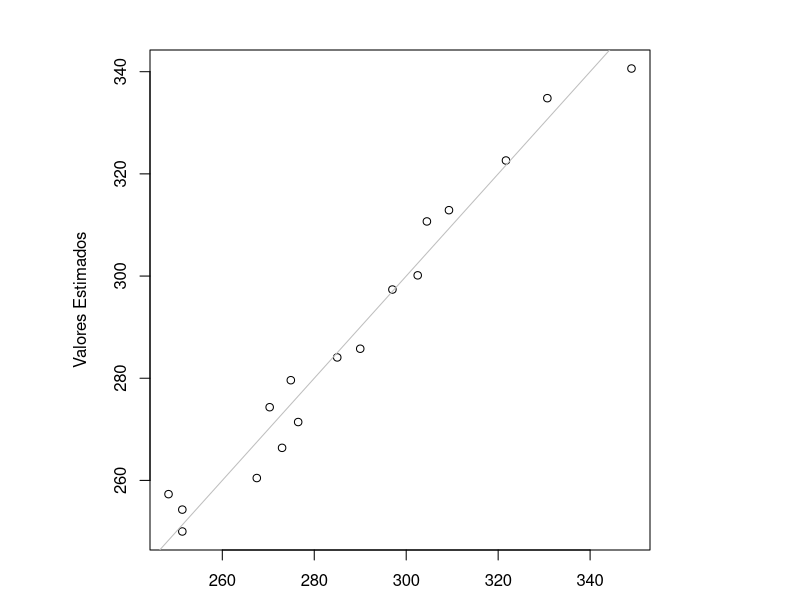

The R script that drew this image:
## Ejercicio 01
## Un analista hace un estudio químico y espera que el rendimiento de 
## cierta sustancia se vea afectado por dos factores. Se realizan 17
## experimentos cuyos datos se registran en el cuadro siguiente. Por 
## experimentos similares, se sabe que los factores $x_1$ y $x_2$ no
## están relacionados; por ello, el analista decide utilizar un modelo
## de regresión lineal múltiple. Calcule el modelo de regresión y 
## grafíquelo sobre las observaciones.


## Carga de datos y División de los datos para modelos
Experimentos <- read.csv('RegresionMultiple/Ejercicios/est_quimico.csv')
# Experimentos


## Extracción de los valores para las matrices X , y
size_n <- nrow(Experimentos)

DataX <- Experimentos[c('x1','x2')]
# DataX
MatrizX <- as.matrix(cbind(x0=1,DataX))
# MatrizX
ValuesY <- as.matrix(Experimentos['y'])
# ValuesY


## Modelo de Regresión Multiple Manual
EstimatorBeta <- solve(t(MatrizX)%*%MatrizX)%*%t(MatrizX)%*%ValuesY
# EstimatorBeta
EstimateY_Manual <- MatrizX%*%EstimatorBeta
# EstimatorY_Manual

## Modelo de Regresión Multiple
Modelo <- lm(y ~ x1 + x2,Experimentos)
SummaryModel <- summary(Modelo)
SummaryModel


## Métricas del modelo R^2, SSE y estimación de $\sigma^2$
SummaryModel$r.squared
# SummaryModel$adj.r.squared
SSE <- sum(residuals(Modelo)^2)
SSE

EstimateSquareSigma <- SSE/(size_n - nrow(EstimatorBeta))
EstimateSquareSigma


## Plotting de valores observados contra estimados
par(pin = c(5, 5))
plot(
    x=ValuesY,
    y=fitted(Modelo),
    xlab = 'Valores Observados',
    ylab = 'Valores Estimados',
)
abline(
    a=0,
    b=1, 
    col='gray',
    lwd=1,
)
